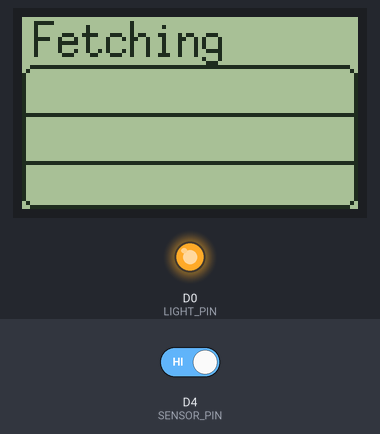
Simulated run of this sketch. Board: ESP8266 (Wemos D1 mini). On the bench: 84×48 one-colour display, output pins drawn as LEDs (lit = HIGH). The test bench sets the inputs (shaded band); at power-on: D4 (SENSOR_PIN) HIGH. WiFi joins after 1.5 s; servers stay silent unless stated; what the sketch prints to the serial monitor is not drawn.

Above: at 2.7 s.
2.8 s: D4 (SENSOR_PIN) driven LOW
At 3.8 s:
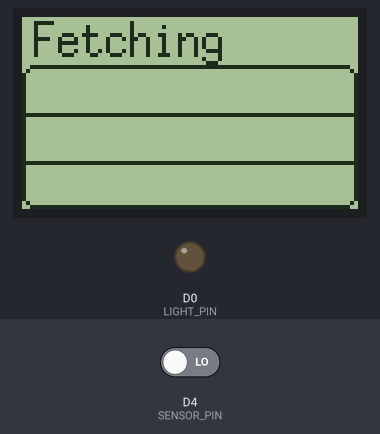
At 7.1 s:
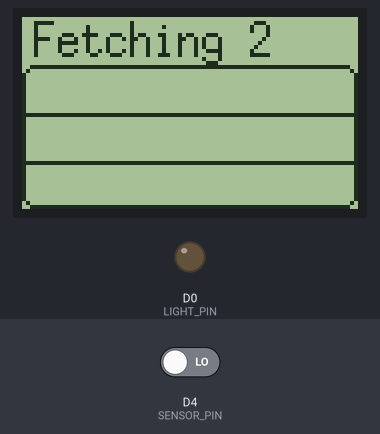
Timing chart, 0 to 8.6 s (numbered marks = the images above; inputs shaded):
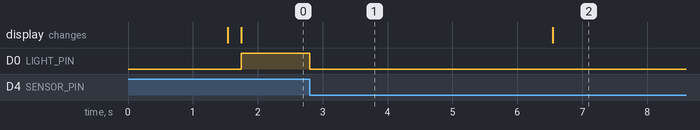

Measured:
- after the input at 2.8 s, D0 (LIGHT_PIN): HIGH → LOW at once

The sketch:

ruter.ino
```cpp
#include <Arduino.h>

#include <SPI.h>
#include <U8g2lib.h>

#include <ESP8266WiFi.h>
#include <HttpClient.h>

//needed for library
#include <DNSServer.h>
#include <ESP8266WebServer.h>
#include <WiFiManager.h>

#include <ArduinoJson.h>

#define CLK_PIN D5
#define DIN_PIN D7
#define CE_PIN D1
#define DC_PIN D6
#define RST_PIN D2
#define LIGHT_PIN D0
#define SENSOR_PIN D4

const char *kHostname = "goldeneagle.home.chrissearle.org";
const char *kPath = "/ruter_blindern.json";

U8G2_PCD8544_84X48_1_4W_SW_SPI u8g2(U8G2_R0, CLK_PIN, DIN_PIN, CE_PIN, DC_PIN, RST_PIN);

u8g2_uint_t rowHeight = 12;

const int kNetworkTimeout = 30*1000;
const int kNetworkDelay = 1000;

const unsigned long pollIntervalFetchMillis = 60L * 1000;
const unsigned long pollIntervalScreenMillis = 5L * 1000;

unsigned long lastUpdateFetchMillis = -pollIntervalFetchMillis;
unsigned long lastUpdateScreenMillis = -pollIntervalScreenMillis;

bool showUp = true;
int screenToShow = 0;
const int maxScreen = 2;

#define TITLELENGTH 15

struct Slot {
  char line[2];
  char destination[16];
  char departure[6];
};

struct Direction {
  char title[TITLELENGTH];
  struct Slot slots[6];
};

Direction up;
Direction down;

void setup(void) {
  pinMode(LIGHT_PIN, OUTPUT);
  pinMode(SENSOR_PIN, INPUT);

  Serial.begin(115200);

  Serial.println();
  Serial.println("Connecting");

  WiFiManager wifiManager;
  wifiManager.autoConnect("RuterWemosAP");

  Serial.println();
  Serial.println("Connected");

  Serial.print("Will use ");
  Serial.print(kHostname);
  Serial.println(kPath);

  memset(&up, '\0', sizeof(Direction));
  memset(&down, '\0', sizeof(Direction));

  strcpy(up.title, "Fetching");
  strcpy(down.title, "Fetching");

  u8g2.begin();
}

void extractDirection(struct Direction *direction, JsonObject *data) {
  JsonObject& root = *data;
  strcpy(direction->title, root["title"]);

  for (int i = 0; i < 6; i++) {
    // memset and then strncpy?
    strcpy(direction->slots[i].line, root["times"][i]["line"]);
    strcpy(direction->slots[i].destination, root["times"][i]["dest"]);
    strcpy(direction->slots[i].departure, root["times"][i]["time"]);
  }
}

bool readData(struct Direction *up, struct Direction *down, const char *json) {
  char *jsonCopy = strdup(json);

  DynamicJsonBuffer jsonBuffer;

  JsonObject& root = jsonBuffer.parseObject(jsonCopy);

  if (!root.success())
  {
    free(jsonCopy);

    return false;
  } else {
    JsonObject& upData = root["up"];
    JsonObject& downData = root["down"];

    extractDirection(up, &upData);
    extractDirection(down, &downData);
  }

  free(jsonCopy);

  return true;
}

void dumpDirection(struct Direction *direction) {
    Serial.println(direction->title);

    for (int i = 0; i < 6; i++) {
      Serial.print(direction->slots[i].line);
      Serial.print(" ");
      Serial.print(direction->slots[i].destination);
      Serial.print(" ");
      Serial.print(direction->slots[i].departure);
      Serial.println();
    }
}

void updateData(const char *json) {
   Direction newUp;
   Direction newDown;

   if (readData(&newUp, &newDown, json)) {
    dumpDirection(&newUp);
    dumpDirection(&newDown);

    memcpy(&up, &newUp, sizeof(Direction));
    memcpy(&down, &newDown, sizeof(Direction));
  } else {
    Serial.println("Failed to parse");
  }
}

void fetchData() {
  Serial.println("Fetching");

  int err = 0;

  String body = "";

  WiFiClient client;
  HttpClient http(client);

  err = http.get(kHostname, kPath);

  if (err >= 0) {
    err = http.responseStatusCode();

    if (err >= 200 && err < 300) {
      err = http.skipResponseHeaders();

      if (err >= 0) {
        int bodyLen = http.contentLength();

        unsigned long timeoutStart = millis();
        char c;

        while (
          (http.connected() || http.available()) &&
          ((millis() - timeoutStart) < kNetworkTimeout)
          ) {

          if (http.available()) {
            c = http.read();

            body = body + c;

            bodyLen--;

            timeoutStart = millis();
          } else  {
            delay(kNetworkDelay);
          }
        }

        Serial.println("Body fetched");

        updateData(body.c_str());
      } else {
        Serial.print("Header skip failed ");
        Serial.println(err);
      }
    } else {
      Serial.print("Fetch failed ");
      Serial.println(err);
    }
  } else {
    Serial.print("Connect failed ");
    Serial.println(err);
  }

  http.stop();
}

void drawLineAtHeight(u8g2_uint_t height) {
  u8g2.drawLine(0, height, 84, height);
}

void drawTitle(const char *title) {
  u8g2.setFont(u8g2_font_6x13_tr);
  u8g2.drawStr(3,10,title);
}

void drawTextInRow(int row, Slot *slot) {
  u8g2.setFont(u8g2_font_5x8_tr);
  int position = ((row + 2) * rowHeight) - 3;

  char dest[10] = { '\0' };

  strncpy(dest, slot->destination, 9);

  u8g2.drawStr(3,position,slot->line);
  u8g2.drawStr(10,position,dest);
  u8g2.drawStr(57,position,slot->departure);
}

void drawPage(Direction *direction, int page, int rowCount) {
  if (page == 0) {
    drawTitle(direction->title);
  } else {
    char title[TITLELENGTH];

    strcpy(title, direction->title);
    strcat(title, " 2");

    drawTitle(title);
  }

  for(int i = 0; i < rowCount; i++) {
    drawTextInRow(i, &direction->slots[(page * rowCount) + i]);
  }
}

void showPage(Direction *direction, int page, int rowCount) {
  u8g2.firstPage();

  do {
    u8g2.drawRFrame(0, rowHeight, 84, rowHeight * 3, 3);
    drawLineAtHeight(rowHeight * 2);
    drawLineAtHeight(rowHeight * 3);

    drawPage(direction, page, rowCount);

  } while ( u8g2.nextPage() );
}

void loop() {
  unsigned long currentMillis = millis();

  if (currentMillis - lastUpdateFetchMillis >= pollIntervalFetchMillis) {
    lastUpdateFetchMillis = currentMillis;

    fetchData();
  }

  if (currentMillis - lastUpdateScreenMillis >= pollIntervalScreenMillis) {
    lastUpdateScreenMillis = currentMillis;

    if (showUp) {
      showPage(&up, screenToShow, 3);
    } else {
      showPage(&down, screenToShow, 3);
    }

    screenToShow = screenToShow + 1;
    if (screenToShow >= maxScreen) {
      screenToShow = 0;
      showUp = !showUp;
    }
  }

  int val = digitalRead(SENSOR_PIN);
  if (val == LOW) {
    digitalWrite(LIGHT_PIN, LOW);
  } else {
    digitalWrite(LIGHT_PIN, HIGH);
  }
}
```
